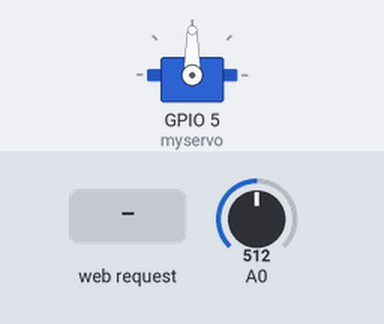
This sketch was run on a simulated ESP8266 (NodeMCU). Shown: servo. The inputs (shaded band) are chosen by the test bench; at power-on: A0 = 512. WiFi joins after 1.5 s; servers stay silent unless stated; what the sketch prints to the serial monitor is not drawn.

Above: at 2.7 s.
2.8 s: HTTP request GET /press received
At 3.05 s:
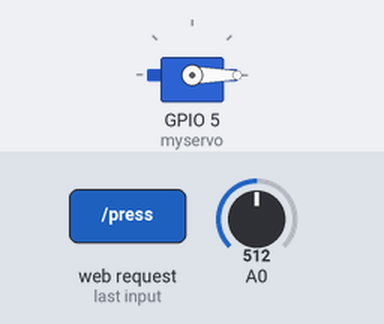
Timing chart, 0 to 7.8 s (numbered marks = the images above; inputs shaded):
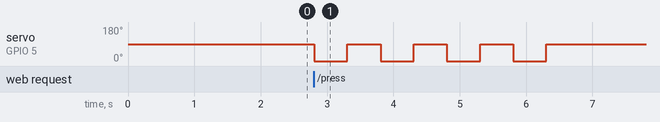

Measured:
- after the input at 2.8 s, servo on GPIO 5 (myservo): alternates 90° for 0.50 s and 0° for 0.50 s, 8 changes in all, then stays 90°, starting at once

The sketch:

Heating_Controller.ino
```cpp
#include <ESP8266WiFi.h>
#include <Servo.h>
// Replace with your network credentials
const char* ssid     = "BTHub4-QXJX";
const char* password = "ac4d8b348c";

int threshold = 60;

Servo myservo;
// Set web server port number to 80
WiFiServer server(80);

// Variable to store the HTTP request
String header;

// Auxiliar variables to store the current output state

int lightThreshold;
long tickFromBoot, tickFromClient;


void setup() {
  Serial.begin(115200);

  myservo.attach(5);
  // Initialize the output variables as outputs

  myservo.write(90);


  WiFi.begin(ssid, password);
  while (WiFi.status() != WL_CONNECTED) {
    delay(500);
    Serial.print(".");
  }
  // Print local IP address and start web server
  Serial.println("");
  Serial.println("WiFi connected.");
  Serial.println("IP address: ");
  Serial.println(WiFi.localIP());
  server.begin();

  tickFromBoot = millis();
}

void loop() {
  WiFiClient client = server.available();   // Listen for incoming clients

  if (client) {                             // If a new client connects,
    Serial.println("New Client.");
    tickFromClient = millis();// print a message out in the serial port
    String currentLine = "";                // make a String to hold incoming data from the client
    while (client.connected()) {            // loop while the client's connected
      if(millis() - tickFromClient > 30000)
        break;                              //if connected for more than 30 seconds disconnect client. stops phones from locking thread
      if (client.available()) {             // if there's bytes to read from the client,
        char c = client.read();             // read a byte, then
        //Serial.write(c);                    // print it out the serial monitor
        header += c;
        if (c == '\n') {                    // if the byte is a newline character
          // if the current line is blank, you got two newline characters in a row.
          // that's the end of the client HTTP request, so send a response:
          if (currentLine.length() == 0) {
            // HTTP headers always start with a response code (e.g. HTTP/1.1 200 OK)
            // and a content-type so the client knows what's coming, then a blank line:
            Serial.println(header);

            client.println("HTTP/1.1 200 OK");
            client.println("Content-type:text/html");
            client.println("Connection: close");
            client.println();

            if (header.indexOf("GET /press") >= 0) {
              PressButton();
              Serial.println("Press Button");
            }

            // Display the HTML web page
            client.println("<!DOCTYPE html><html>");
            client.println("<head><meta name=\"viewport\" content=\"width=device-width, initial-scale=1\">");
            client.println("<link rel=\"icon\" href=\"data:,\">");
            // CSS to style the on/off buttons
            // Feel free to change the background-color and font-size attributes to fit your preferences
            client.println("<style>html { font-family: Helvetica; display: inline-block; margin: 0px auto; text-align: center;}");
            client.println(".button { background-color: #195B6A; border: none; color: white; padding: 16px 40px;");
            client.println("text-decoration: none; font-size: 30px; margin: 2px; cursor: pointer;}");
            client.println(".button2 {background-color: #77878A;}</style></head>");

            // Web Page Heading
            client.println("<body>");

            // Enter WebPage Here

            client.println("<h1> Home Heating </h1>");

            client.println("Heating is ");
            if(analogRead(A0) > threshold)
              client.println("on.");
            else
              client.println("off.");
            client.println("<br>");
            client.println("<p><a href=\"/press\"><button class=\"button\">press</button></a></p>");

            client.println("</body></html>");

            // The HTTP response ends with another blank line
            client.println();
            // Break out of the while loop
            break;
          } else { // if you got a newline, then clear currentLine
            currentLine = "";
          }
        } else if (c != '\r') {  // if you got anything else but a carriage return character,
          currentLine += c;      // add it to the end of the currentLine
        }
      }
    }
    // Clear the header variable
    header = "";
    // Close the connection
    client.stop();
    Serial.println("Client disconnected.");
    Serial.println("");
  }
  //ESP.LightSleep(2e6);

  //Restart every 6 hours or so to prevent software hangs. Not great but what ya gonna do
  if (millis()-tickFromBoot > 21600000 || millis()-tickFromBoot < 0) {
    ESP.restart();
  }
}


void PressButton() {
  if (analogRead(A0) > threshold) {
  //if the heating is on then it will usually take 4 button presses to turn it off, check that it has been off twice before stopping
  bool last = true;
  for (int i = 0; i < 4; i++) {
      myservo.write(0);
      delay(500);
      myservo.write(90);
      delay(500);

      if(analogRead(A0) < threshold && !last)
        break;
      last = analogRead(A0) > threshold;
    }

  } else {
    for (int i = 0; i < 2; i++){
    myservo.write(0);
    delay(500);
    myservo.write(90);
    delay(900);
    if(analogRead(A0) > threshold)
      break;
    }

  }

}
```
